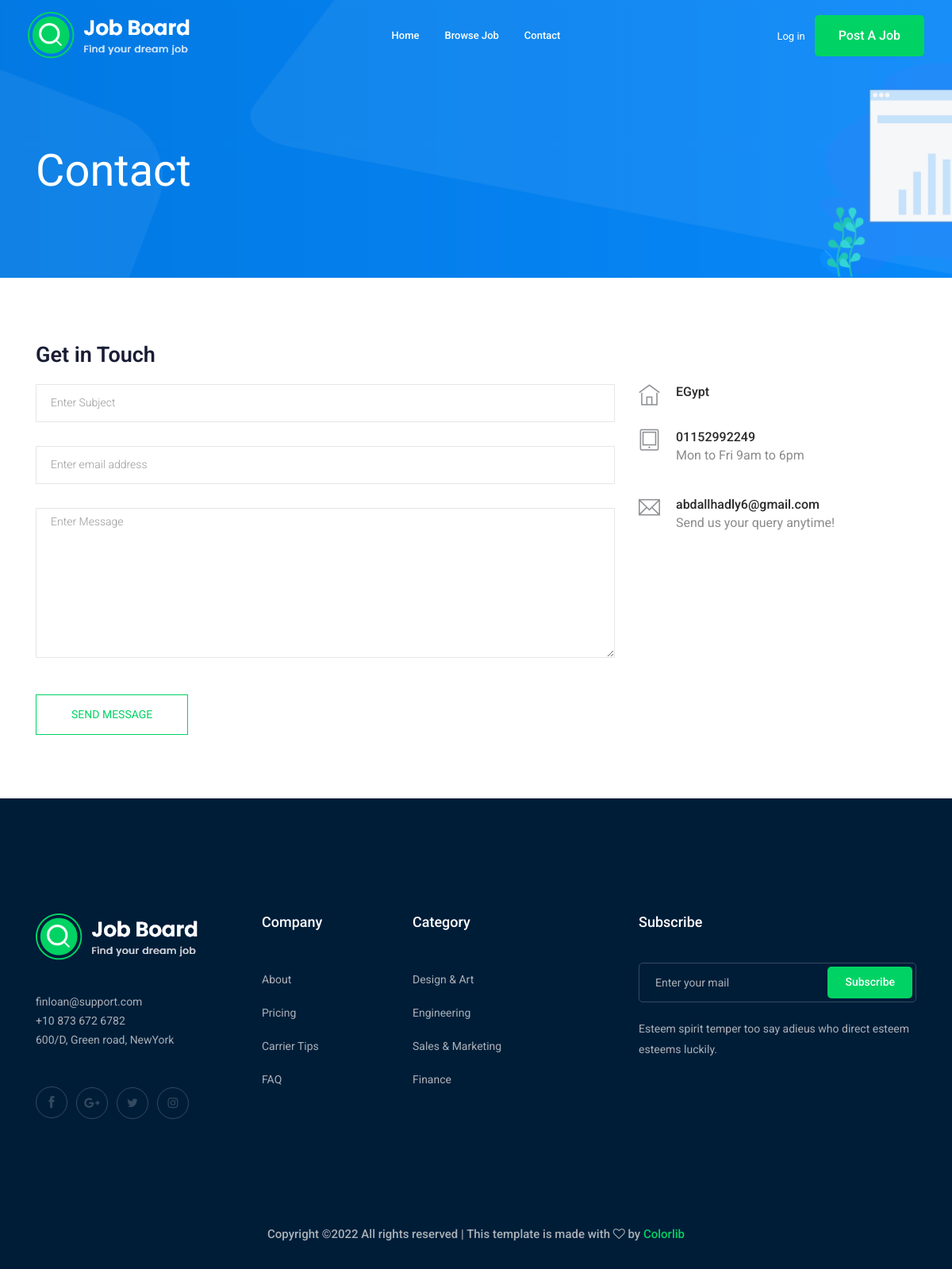
The page /contact-us/ on the database its author committed.
### contacts/models.py (models this page shows, shortened)
class Info(models.Model):
    place = models.CharField(max_length=50)
    phone_number  = models.CharField(max_length=20)
    email = models.EmailField(max_length=254)
    class Meta:
        verbose_name = ("Info")
        verbose_name_plural = ("Infos")

### contacts/views.py (the view, shortened to what this page needs)
# urls.py: path('', views.send_message , name='contact'),
def send_message(request):
    myinfo = Info.objects.first()
    return render(request,'contact/contact.html',{'myinfo':myinfo})

### contacts/templates/contact/contact.html (shortened to what this page needs)
{% extends 'base.html' %}
{% block body %}
    <div class="bradcam_area bradcam_bg_1">
        <div class="container">
            <div class="row">
                <div class="col-xl-12">
                    <div class="bradcam_text">
                        <h3>contact</h3>
                    </div>
                </div>
            </div>
        </div>
    </div>
  <section class="contact-section section_padding">
    <div class="container">
      <div class="row">
        <div class="col-12">
          <h2 class="contact-title">Get in Touch</h2>
        </div>
        <div class="col-lg-8">
          <form class="form-contact contact_form" method="post" >
            <div class="row">
              <div class="col-12">
                <div class="form-group">
                  <input class="form-control" name="subject" id="subject" type="text" onfocus="this.placeholder = ''" onblur="this.placeholder = 'Enter Subject'" placeholder = 'Enter Subject'>
                </div>
              </div>
              <div class="col-sm-12">
                <div class="form-group">
                  <input class="form-control" name="email" id="email" type="email" onfocus="this.placeholder = ''" onblur="this.placeholder = 'Enter email address'" placeholder = 'Enter email address'>
                </div>
              </div>
              <div class="col-12">
                <div class="form-group">
                    <textarea class="form-control w-100" name="message" id="message" cols="30" rows="9"  placeholder = 'Enter Message'></textarea>
                </div>
              </div>
            </div>
            <div class="form-group mt-3">
              <input type="submit" class="button button-contactForm btn_4 boxed-btn" value="send message">
            </div>
          </form>
        </div>
        <div class="col-lg-4">
          <div class="media contact-info">
            <span class="contact-info__icon"><i class="ti-home"></i></span>
            <div class="media-body">
              <h3>{{myinfo.place}}</h3>
            </div>
          </div>
          <div class="media contact-info">
            <span class="contact-info__icon"><i class="ti-tablet"></i></span>
            <div class="media-body">
              <h3>{{myinfo.phone_number}}</h3>
              <p>Mon to Fri 9am to 6pm</p>
            </div>
          </div>
          <div class="media contact-info">
            <span class="contact-info__icon"><i class="ti-email"></i></span>
            <div class="media-body">
              <h3>{{myinfo.email}}</h3>
              <p>Send us your query anytime!</p>
            </div>
          </div>
        </div>
      </div>
    </div>
  </section>
  {% endblock body %}

### rows shown on the page
Info: place "EGypt", phone_number "01152992249", email "abdallhadly6@gmail.com"
